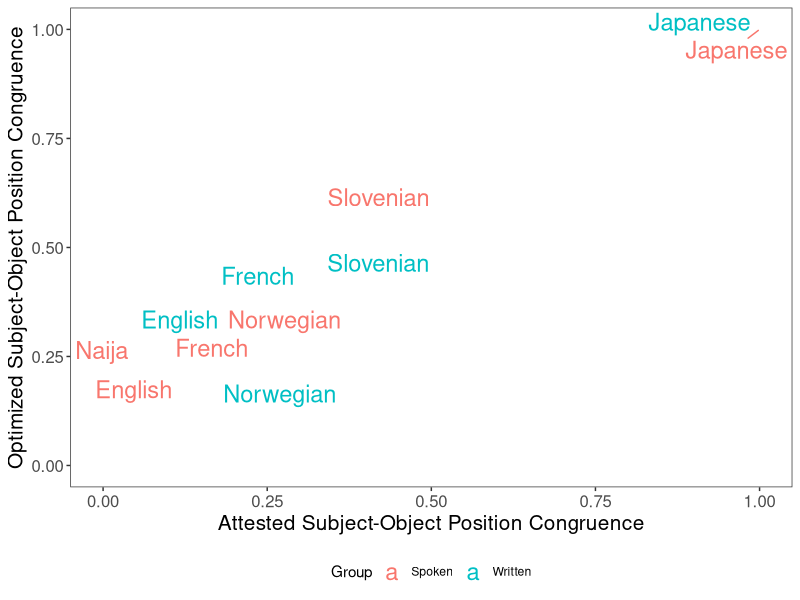

Write R code to recreate this figure.
library(tidyr)
library(dplyr)

spoken = read.csv("spoken.tsv", sep="\t")

library(ggplot2)

library(ggrepel)
spoken2 = rbind(spoken %>% select(Language, OSSameSide_Real_Prob, OSSameSide) %>% mutate(Group="Spoken"), spoken %>% select(Language, OSSameSide_Real_Prob, OSSameSide_Other) %>% rename(OSSameSide=OSSameSide_Other) %>% mutate(Group="Written") %>% filter(Language != "Naija"))
plot = ggplot(spoken2, aes(x=OSSameSide_Real_Prob, y=OSSameSide)) +geom_text_repel(aes(label=Language, y=OSSameSide, color=Group), size=6) + xlim(0,1) + ylim(0,1) + xlab("Attested Subject-Object Position Congruence") + ylab("Optimized Subject-Object Position Congruence")+ theme_bw() + theme(legend.position="bottom", axis.text=element_text(size=12), axis.title=element_text(size=15)) + theme(panel.grid = element_blank())
ggsave(plot, file="spoken.pdf", width=7, height=7)

sink("spoken_results.txt")
cat("SPOKEN ONLY:\n")
print(cor.test(spoken$OSSameSide, spoken$OSSameSide_Real_Prob))
cat("\nCORPORA FROM MAIN EXPERIMENT\n")
print(cor.test(spoken$OSSameSide_Other, spoken$OSSameSide_Real_Prob))
sink()

#
#summary(lm(OSSameSide ~ OSSameSide_Real_Prob, data=spoken))
#
#summary(lm(OSSameSide_Real_Prob ~ OSSameSide, data=spoken))
#
#library(brms)
#model = brm(OSSameSide_Real_Prob ~ OSSameSide, data=spoken)
#
#spoken2 = spoken[spoken$Language != "English",]
#model = brm(OSSameSide_Real_Prob ~ OSSameSide, data=spoken2)
#spoken2 = spoken[spoken$Language != "Norwegian",]
#model = brm(OSSameSide_Real_Prob ~ OSSameSide, data=spoken2)
#
##summary(brm(OSSameSide_Real_Prob ~ OSSameSide + (1+OSSameSide|Family), data=spoken, iter=20000, prior=prior("normal(0,1)", class="b")))
## doesn't converge
